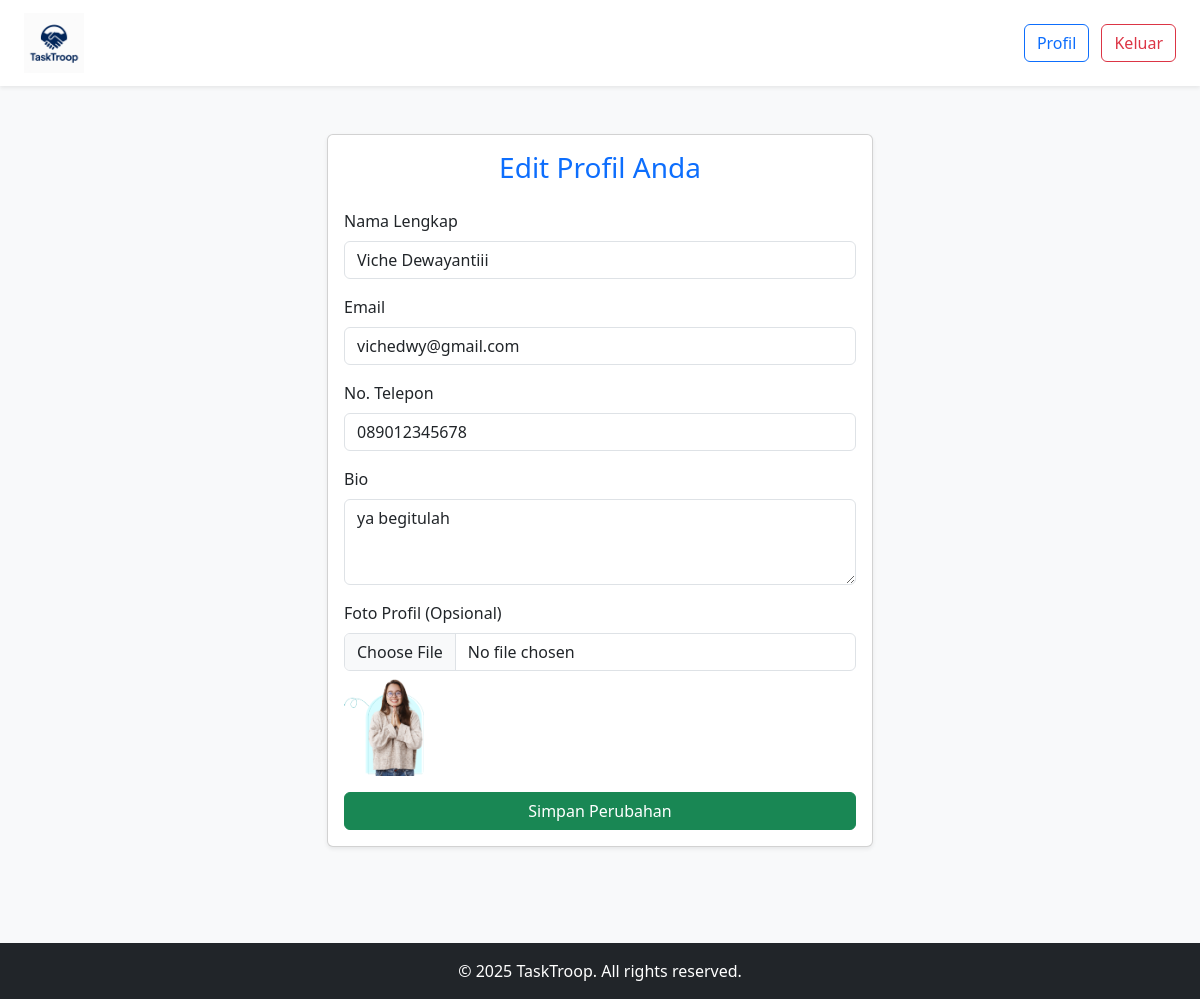
Screenshot of /edit_profile_seller.php (signed in) with the database file from the repository.
### tables this page shows
CREATE TABLE `users` (
  `user_id` bigint(20) UNSIGNED NOT NULL,
  `username` varchar(50) NOT NULL,
  `email` varchar(100) NOT NULL,
  `password_hash` varchar(255) NOT NULL,
  `full_name` varchar(100) NOT NULL,
  `phone_number` varchar(20) DEFAULT NULL,
  `profile_picture` varchar(255) DEFAULT NULL,
  `bio` text DEFAULT NULL,
  `is_seller` tinyint(1) DEFAULT 0,
  `rating` decimal(3,2) DEFAULT 0.00,
  `balance` decimal(12,2) DEFAULT 0.00,
  `created_at` timestamp NOT NULL DEFAULT current_timestamp(),
  `updated_at` timestamp NOT NULL DEFAULT current_timestamp()
);

### edit_profile_seller.php (the view, shortened to what this page needs)
<?php
include('connection_db.php');
$sql = "SELECT * FROM users WHERE username = ?";
$stmt = $conn->prepare($sql);
$stmt->bind_param("s", $_SESSION['username']);
$stmt->execute();
$result = $stmt->get_result();
$user = $result->fetch_assoc();
?>
<!DOCTYPE html>
<html lang="id">
<head>
    <link href="https://cdn.jsdelivr.net/npm/bootstrap@5.3.2/dist/css/bootstrap.min.css" rel="stylesheet">
</head>
<body style="background-color: #f8f9fa;">
<nav class="navbar navbar-light bg-white px-4 shadow-sm">
    <a class="navbar-brand" href="index_seller.php">
        <img src="asset/img/logo1.png" alt="Logo" height="60">
    </a>
    <div>
        <a href="profil_seller.php" class="btn btn-outline-primary me-2">Profil</a>
        <a href="logout.php" class="btn btn-outline-danger">Keluar</a>
    </div>
</nav>
<div class="container py-5">
    <div class="row justify-content-center">
        <div class="col-md-6">
            <div class="card shadow-sm">
                <div class="card-body">
                    <h3 class="text-center text-primary mb-4">Edit Profil Anda</h3>
                    <form method="POST" enctype="multipart/form-data">
                        <div class="mb-3">
                            <label class="form-label">Nama Lengkap</label>
                            <input type="text" name="full_name" class="form-control" value="<?php echo htmlspecialchars($user['full_name']); ?>" required>
                        </div>
                        <div class="mb-3">
                            <label class="form-label">Email</label>
                            <input type="email" name="email" class="form-control" value="<?php echo htmlspecialchars($user['email']); ?>" required>
                        </div>
                        <div class="mb-3">
                            <label class="form-label">No. Telepon</label>
                            <input type="text" name="phone_number" class="form-control" value="<?php echo htmlspecialchars($user['phone_number']); ?>" required>
                        </div>
                        <div class="mb-3">
                            <label class="form-label">Bio</label>
                            <textarea name="bio" class="form-control" rows="3"><?php echo htmlspecialchars($user['bio']); ?></textarea>
                        </div>
                        <div class="mb-3">
                            <label class="form-label">Foto Profil (Opsional)</label>
                            <input type="file" name="profile_picture" class="form-control">
                            <?php if ($user['profile_picture']): ?>
                                <div class="mt-2">
                                    <img src="uploads/<?php echo $user['profile_picture']; ?>" alt="Foto Profil" width="80" class="rounded">
                                </div>
                            <?php endif; ?>
                        </div>
                        <button type="submit" class="btn btn-success w-100">Simpan Perubahan</button>
                    </form>
                </div>
            </div>
        </div>
    </div>
</div>
<footer class="bg-dark text-white text-center py-3 mt-5">
    <p class="mb-0">&copy; 2025 TaskTroop. All rights reserved.</p>
</footer>
</body>
</html>

### rows the page displays
users: full_name "Viche Dewayantiii", email "vichedwy@gmail.com", phone_number "089012345678", bio "ya begitulah", profile_picture (picture)
